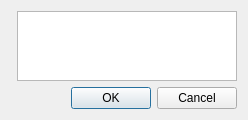
<?xml version="1.0" encoding="UTF-8"?>
<ui version="4.0">
 <comment> All rights reserved. </comment>
 <class>CQMultipleSelectionDialog</class>
 <widget class="QDialog" name="CQMultipleSelectionDialog">
  <property name="geometry">
   <rect>
    <x>0</x>
    <y>0</y>
    <width>248</width>
    <height>84</height>
   </rect>
  </property>
  <property name="windowTitle">
   <string>Dialog</string>
  </property>
  <layout class="QGridLayout" name="gridLayout">
   <item row="1" column="0" colspan="2">
    <widget class="QDialogButtonBox" name="mpButtonBox">
     <property name="orientation">
      <enum>Qt::Horizontal</enum>
     </property>
     <property name="standardButtons">
      <set>QDialogButtonBox::Cancel|QDialogButtonBox::Ok</set>
     </property>
    </widget>
   </item>
   <item row="0" column="1">
    <widget class="QListWidget" name="mpListWidget">
     <property name="selectionMode">
      <enum>QAbstractItemView::ExtendedSelection</enum>
     </property>
    </widget>
   </item>
  </layout>
 </widget>
 <resources/>
 <connections>
  <connection>
   <sender>mpButtonBox</sender>
   <signal>accepted()</signal>
   <receiver>CQMultipleSelectionDialog</receiver>
   <slot>accept()</slot>
   <hints>
    <hint type="sourcelabel">
     <x>248</x>
     <y>254</y>
    </hint>
    <hint type="destinationlabel">
     <x>157</x>
     <y>274</y>
    </hint>
   </hints>
  </connection>
  <connection>
   <sender>mpButtonBox</sender>
   <signal>rejected()</signal>
   <receiver>CQMultipleSelectionDialog</receiver>
   <slot>reject()</slot>
   <hints>
    <hint type="sourcelabel">
     <x>316</x>
     <y>260</y>
    </hint>
    <hint type="destinationlabel">
     <x>286</x>
     <y>274</y>
    </hint>
   </hints>
  </connection>
 </connections>
</ui>
